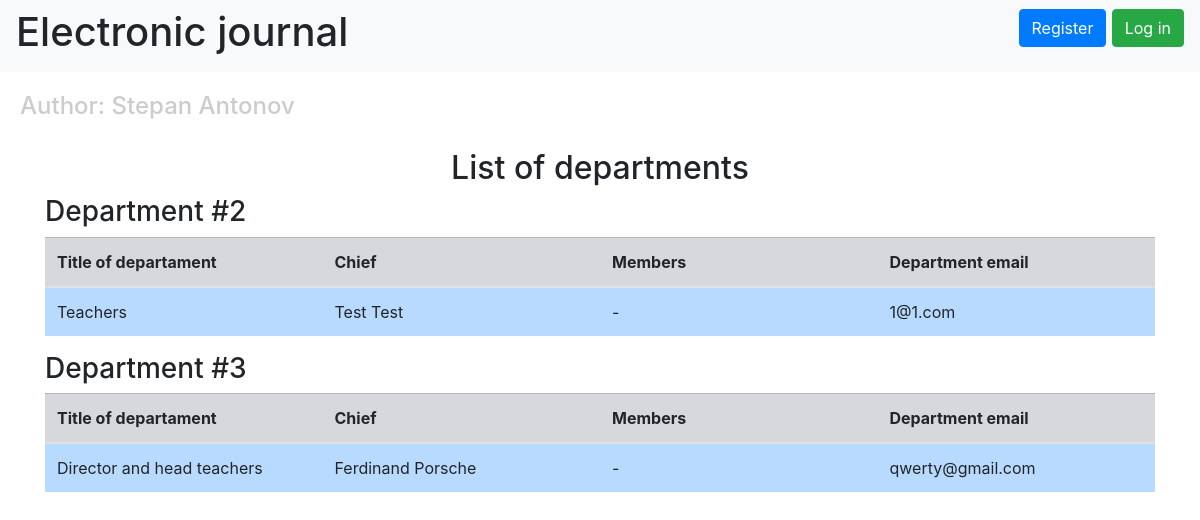
The page /departments on the database its author committed.
### data/departments.py (models this page shows, shortened)
class Department(SqlAlchemyBase):
    __tablename__ = 'departments'
    id = sa.Column(sa.Integer, primary_key=True, autoincrement=True)
    title = sa.Column(sa.String)
    chief_id = sa.Column(sa.Integer, sa.ForeignKey('users.id'))
    chief = orm.relationship("User")
    members = sa.Column(sa.String)
    email = sa.Column(sa.String, unique=True)

### data/users.py (models this page shows, shortened)
class User(SqlAlchemyBase, UserMixin):
    __tablename__ = 'users'
    id = sqlalchemy.Column(sqlalchemy.Integer, primary_key=True, autoincrement=True)
    surname = sqlalchemy.Column(sqlalchemy.String, nullable=True)
    name = sqlalchemy.Column(sqlalchemy.String, nullable=True)
    age = sqlalchemy.Column(sqlalchemy.Integer, nullable=True)
    position = sqlalchemy.Column(sqlalchemy.String, nullable=True)
    speciality = sqlalchemy.Column(sqlalchemy.String, nullable=True)
    address = sqlalchemy.Column(sqlalchemy.String, nullable=True)
    email = sqlalchemy.Column(sqlalchemy.String, index=True, unique=True, nullable=True)
    hashed_password = sqlalchemy.Column(sqlalchemy.String, nullable=True)
    modifed_date = sqlalchemy.Column(sqlalchemy.DateTime, default=datetime.datetime.now)
    jobs = orm.relationship("Jobs", back_populates='user')

### main.py (the view)
@app.route("/departments")
def departments_list():
    db_sess = db_session.create_session()
    departments = db_sess.query(Department).all()
    return render_template("department.html", departments=departments)

### data/db_session.py (called while the page is built)
def create_session() -> Session:
    global __factory
    return __factory()

### templates/department.html (shortened to what this page needs)
{% extends 'base.html' %}
{% block content %}
<h2 align="center">List of departments</h2>
{% for department in departments %}
    <div class="mb-3 job">
    <h3>Department #{{ department.id }}</h3>
    <table class="table works mb-1" style="table-layout: fixed;">
        <thead class="table-secondary">
            <tr>
                {% for header in ["Title of departament", "Chief", "Members", "Department email"] %}
                    <th scope="col" class="col-md-auto">{{ header }}</th>
                {% endfor %}
            </tr>
        </thead>
        <tbody>
            <tr class="align-middle">
                <td class="table-primary">{{ department.title }}</td>
                <td class="table-primary">{{ department.chief.name }} {{ department.chief.surname }}</td>
                <td class="table-primary">{{ department.members }}</td>
                <td class="table-primary">{{ department.email }}</td>
            </tr>
        </tbody>
    </table>
    </div>
{% endfor %}
{% endblock %}

### rows shown on the page
Department: id "2", header "Title of departament" "Chief" "Members" "Department email", title "Teachers", chief.name "Test", chief.surname "Test", members "-", email "1@1.com"
Department: id "3", header "Title of departament" "Chief" "Members" "Department email", title "Director and head teachers", chief.name "Ferdinand", chief.surname "Porsche", members "-", email "qwerty@gmail.com"
